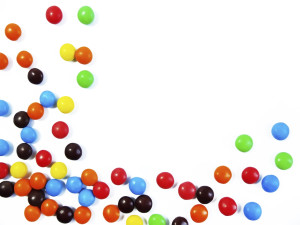
#> input picture Adhisha_Gupta/OpenCV_Tutorial/OpenCV_Hough_Transformation/Smarties.jpg, 300 x 225 px
$ jupyter execute OpenCv_MorphologicalOperations.ipynb
#> lines starting #> are read from the running program, lines starting #| are printed output that depends on the picture; after the words box and inside, x2 and y2 are one past the last pixel; in counts of white or black regions, pixels touching at a corner belong together
Morphological Transformations are some simple operations based on the image shape. They are normally performed on a binary image. A kernel is required to tell you how to change the value of any given pixel by combining it with different amounts of the neighbouring pixels.

[cell 1]
import cv2
import numpy as np
from matplotlib import pyplot as plt

[cell 2]
img = cv2.imread('Smarties.jpg', cv2.IMREAD_GRAYSCALE)
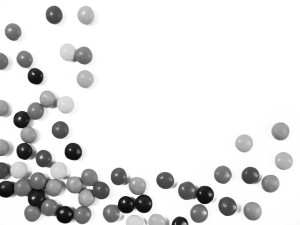
#> img: shape (225, 300); min 4, max 255, mean 226.2
_, mask = cv2.threshold(img, 220, 255, cv2.THRESH_BINARY_INV)
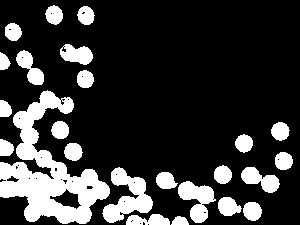
#> mask: shape (225, 300); 20.9% white; 24 white regions, largest, box (x1, y1, x2, y2) and area: (0, 90, 110, 224) 5948, (102, 167, 153, 223) 1357, (178, 181, 216, 223) 850

kernal = np.ones((5,5), np.uint8) # To create a mask structure (rectangle shape in this case)  #np.ones will create a white mask of (5,5) size

dilation = cv2.dilate(mask, kernal, iterations=2) # Used to remove the black dots
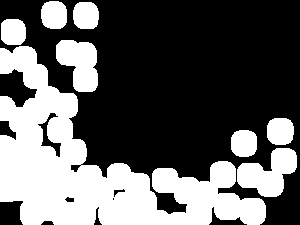
#> dilation: shape (225, 300); 37.8% white; 8 white regions, largest, box (x1, y1, x2, y2) and area: (0, 46, 266, 225) 19125, (237, 148, 297, 197) 1747, (56, 40, 98, 92) 1547

erosion = cv2.erode(mask, kernal, iterations=1)
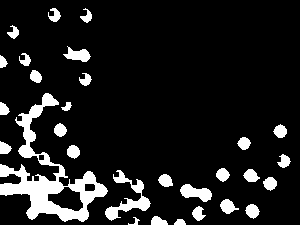
#> erosion: shape (225, 300); 11.4% white; 29 white regions, largest, box (x1, y1, x2, y2) and area: (0, 93, 108, 222) 3634, (105, 170, 151, 221) 696, (180, 184, 212, 202) 341

opening = cv2.morphologyEx(mask, cv2.MORPH_OPEN, kernal) # In this method first erosion is performed and then dilation.
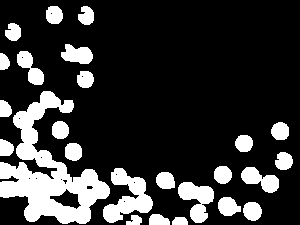
#> opening: shape (225, 300); 20.3% white; 25 white regions, largest, box (x1, y1, x2, y2) and area: (0, 91, 110, 224) 5833, (103, 168, 153, 223) 1340, (178, 182, 214, 223) 831

closing = cv2.morphologyEx(mask, cv2.MORPH_CLOSE, kernal) #In this method first dilation is performed and then erosion.
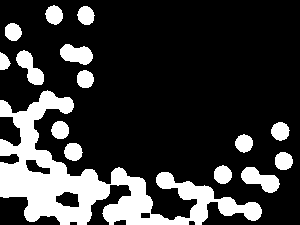
#> closing: shape (225, 300); 21.9% white; 15 white regions, largest, box (x1, y1, x2, y2) and area: (0, 90, 262, 225) 10515, (241, 167, 280, 193) 565, (60, 44, 93, 65) 487

mg = cv2.morphologyEx(mask, cv2.MORPH_GRADIENT, kernal) # morphological gradient   #It is the difference b/w dialation and erosion
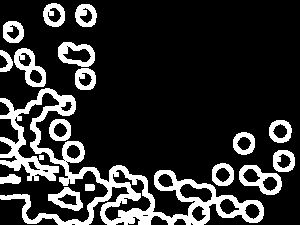
#> mg: shape (225, 300); 18.6% white; 18 white regions, largest, box (x1, y1, x2, y2) and area: (0, 88, 264, 225) 7402, (239, 165, 282, 195) 555, (14, 48, 46, 87) 552
th = cv2.morphologyEx(mask, cv2.MORPH_TOPHAT, kernal) # top hat    # It is the difference b/w the image and the opening of an image.
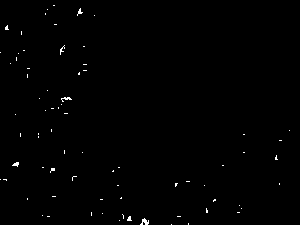
#> th: shape (225, 300); 0.51% white in thin lines or dots

titles = ['image', 'mask', 'dilation', 'erosion', 'opening', 'closing', 'mg', 'th']
images = [img, mask, dilation, erosion, opening, closing, mg, th]

for i in range(8):
    plt.subplot(2, 4, i+1), plt.imshow(images[i], 'gray')
    plt.title(titles[i])
    plt.xticks([]),plt.yticks([])

plt.show()
